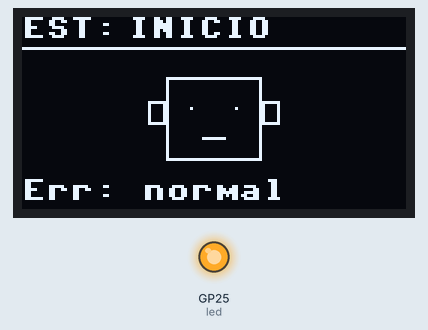
This program was run on a simulated Raspberry Pi Pico running MicroPython. On the bench: 128×64 one-colour display, output pins drawn as LEDs (lit = HIGH). Library files of the repository ran but are not shown: ssd1306.py.

Above: at 0.1 s.
At 8.2 s:
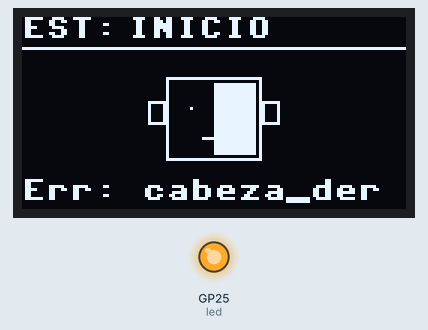
At 18.3 s:
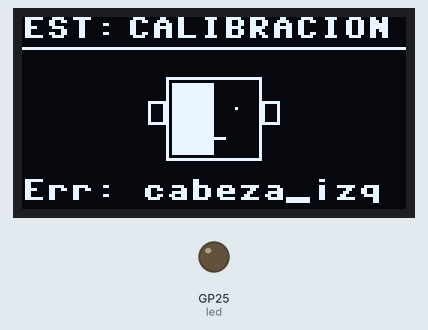
At 38.6 s:
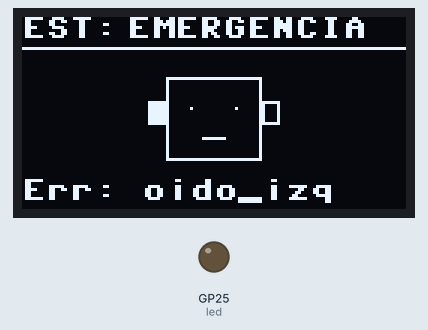
Timing chart, 0 to 40.0 s (numbered marks = the images above):
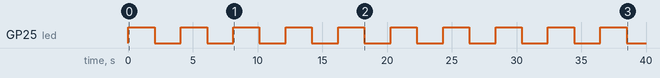

Measured:
- by itself, GP25 (led): alternates HIGH for 2.0 s and LOW for 2.0 s
- what the display in image 1 shows lasts 2.0 s, from 8.2 s to 10.2 s

The program:

pantalla2.py
```python
from machine import Pin, I2C
import ssd1306
import time

# Configuración del LED integrado
led = Pin(25, Pin.OUT)

# Configuración de los pines I2C (SCL en Pin 1, SDA en Pin 0)
i2c = I2C(0, scl=Pin(1), sda=Pin(0), freq=400000)

# Dimensiones de la pantalla OLED
ancho = 128
alto = 64
oled = ssd1306.SSD1306_I2C(ancho, alto, i2c)

def dibujar_cara(sensor_fallo, estado):
    # 1. Limpiar pantalla
    oled.fill(0)

    # 2. Dibujar el estado arriba (Zona amarilla)
    oled.text("EST:", 0, 0, 1)
    oled.text(estado, 35, 0, 1)
    oled.hline(0, 10, 128, 1)  # Línea divisoria superior

    # 3. Dibujar la cabeza (Contorno principal)
    oled.rect(48, 20, 32, 28, 1)

    # Orejas izquierda y derecha
    oled.rect(42, 28, 6, 8, 1)
    oled.rect(80, 28, 6, 8, 1)

    # Dibujar ojos fijos en la cara (píxeles simples)
    oled.pixel(56, 30, 1)  # Ojo izquierdo
    oled.pixel(71, 30, 1)  # Ojo derecho

    # Dibujar una pequeña boca
    oled.hline(60, 40, 8, 1)

    # 4. Marcar visualmente el sensor con error según lo que reciba
    if sensor_fallo == "oido_izq":
        oled.fill_rect(42, 28, 6, 8, 1)      # Rellena oreja izquierda
    elif sensor_fallo == "oido_der":
        oled.fill_rect(80, 28, 6, 8, 1)      # Rellena oreja derecha
    elif sensor_fallo == "cabeza_izq":
        oled.fill_rect(50, 22, 14, 24, 1)    # Rellena mitad izquierda de la cabeza
    elif sensor_fallo == "cabeza_der":
        oled.fill_rect(64, 22, 14, 24, 1)    # Rellena mitad derecha de la cabeza
    elif sensor_fallo == "ambos_oidos":
        oled.fill_rect(42, 28, 6, 8, 1)
        oled.fill_rect(80, 28, 6, 8, 1)

    # 5. Texto descriptivo abajo (Zona celeste)
    oled.text(f"Err: {sensor_fallo}", 0, 54, 1)

    # Enviar los cambios al display físico
    oled.show()

# --- BUCLE DE PRUEBA ---
estados = ["INICIO", "CALIBRACION", "MARCHA", "EMERGENCIA"]
errores = ["normal", "oido_izq", "oido_der", "cabeza_izq", "cabeza_der", "ambos_oidos"]

while True:
    for est in estados:
        for err in errores:
            led.toggle()
            dibujar_cara(err, est)
            time.sleep(2)
```
